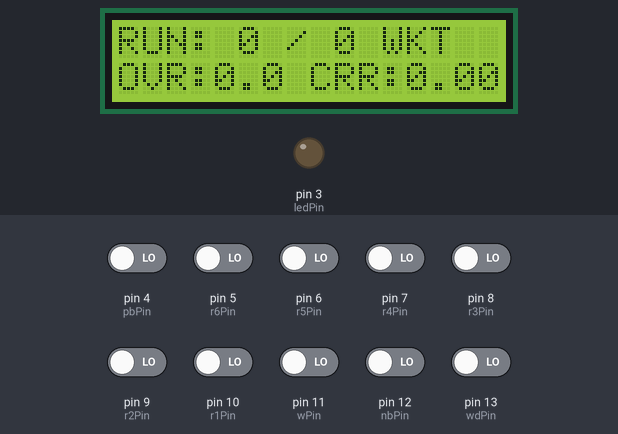
Bench run of a sketch on a simulated Arduino Uno, built with avr-gcc and run on an emulated ATmega328P. Parts: 16×2 character LCD, output pins drawn as LEDs (lit = HIGH). Inputs (shaded band) come from the test bench; at power-on: pin 4 (pbPin), pin 5 (r6Pin), pin 6 (r5Pin), pin 7 (r4Pin), pin 8 (r3Pin), pin 9 (r2Pin), pin 10 (r1Pin), pin 11 (wPin), pin 12 (nbPin), pin 13 (wdPin) LOW.

Above: at 3.8 s.
3.9 s: pin 4 (pbPin) driven HIGH
At 4.01 s:
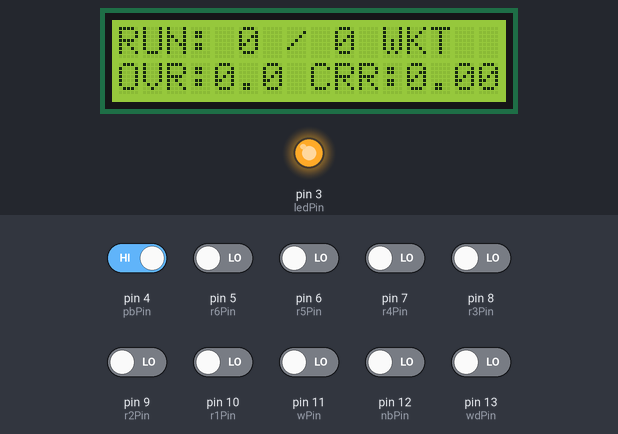
At 4.7 s:
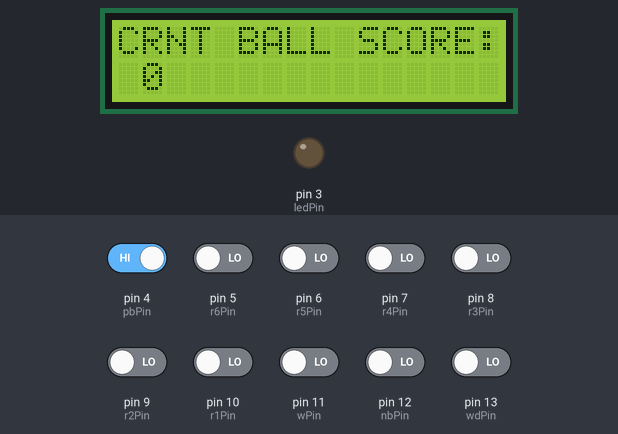
5.6 s: pin 11 (wPin) driven HIGH
At 8.6 s:
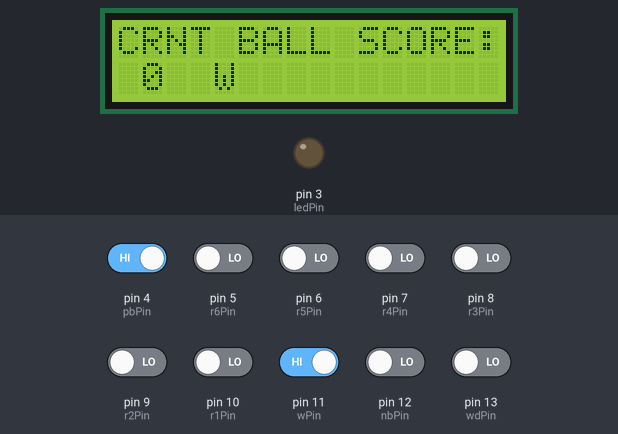
Timing chart, 0 to 13.5 s (numbered marks = the images above; inputs shaded):
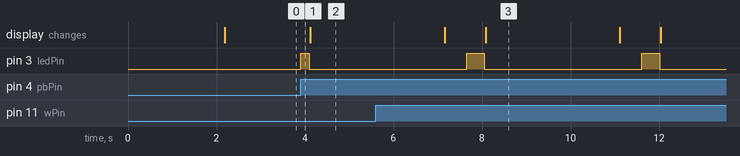

The sketch:

cricket_score_counter1.ino
```cpp
#include <Wire.h>
#include <LiquidCrystal_I2C.h>
LiquidCrystal_I2C lcd(32,16,2);

int wdPin=13, nbPin=12, wPin=11, r1Pin=10, r2Pin=9, r3Pin=8, r4Pin=7, r5Pin=6, r6Pin=5, pbPin=4, ledPin=3;

int tempRun=0, runValue=0, tempBall=1, tempWicket=0, nbExtra=0, wdExtra=0;
int finalScore=0, finalBall=0, finalWicket=0;
int over1=0;

String runString=" 0 ", nbString="", wdString="", wString="", comString="";

void setup()
{
pinMode(wdPin, INPUT);
pinMode(nbPin, INPUT);
pinMode(wPin, INPUT);
pinMode(r1Pin, INPUT);
pinMode(r2Pin, INPUT);
pinMode(r3Pin, INPUT);
pinMode(r4Pin, INPUT);
pinMode(r5Pin, INPUT);
pinMode(r6Pin, INPUT);
pinMode(pbPin, INPUT);
pinMode(ledPin, OUTPUT);

lcd.begin(16,2);
lcd.init();
lcd.backlight();

lcd.clear();
lcd.setCursor(0,0);
lcd.print("   Cricket");
lcd.setCursor(0,1);
lcd.print("Score Counter");
delay(2000);
printScore(0,0,0,0);
}

void loop()
{
int wdStatus=digitalRead(wdPin);
int nbStatus=digitalRead(nbPin);
int wStatus=digitalRead(wPin);
int r1Status=digitalRead(r1Pin);
int r2Status=digitalRead(r2Pin);
int r3Status=digitalRead(r3Pin);
int r4Status=digitalRead(r4Pin);
int r5Status=digitalRead(r5Pin);
int r6Status=digitalRead(r6Pin);
int pbStatus=digitalRead(pbPin);

if (r1Status==HIGH)
{
  runValue=1;
  runString=" 1 ";
  ledBlink();
}
if (r2Status==HIGH)
{
  runValue=2;
  runString=" 2 ";
  ledBlink();
}
if (r3Status==HIGH)
{
  runValue=3;
  runString=" 3 ";
  ledBlink();
}
if (r4Status==HIGH)
{
  runValue=4;
  runString=" 4 ";
  ledBlink();
}
if (r5Status==HIGH)
{
  runValue=5;
  runString=" 5 ";
  ledBlink();
}
if (r6Status==HIGH)
{
  runValue=6;
  runString=" 6 ";
  ledBlink();
}


if (nbStatus==HIGH)
{
nbExtra=1;
tempBall=0;
nbString=" nb1 ";
ledBlink();
}

if (wdStatus==HIGH)
{
wdExtra=1;
tempBall=0;
wdString=" wd1 ";
ledBlink();
}

if (wStatus==HIGH)
{
tempWicket=1;
wString=" W ";
ledBlink();
}

if (pbStatus==HIGH)
{
finalScore=finalScore+runValue+nbExtra+wdExtra;
finalBall=finalBall+tempBall;
finalWicket=finalWicket+tempWicket;

  over1=finalBall/6;
  double temp=finalBall%6;
  double over2=temp/10;
  double finalOver=over1+over2;

  double DBLfinalScore=finalScore, DBLfinalBall=finalBall;
  double crr=(DBLfinalScore/DBLfinalBall)*6;

  comString=runString+nbString+wdString+wString;
  ledBlink();
  lcd.clear();
  lcd.setCursor(0,0);
  lcd.print("CRNT BALL SCORE:");
  lcd.setCursor(0,1);
  lcd.print(comString);
  delay(3000);

printScore(finalScore,finalWicket,finalOver,crr);

tempBall=1;
tempRun=0;
tempWicket=0;
nbExtra=0;
wdExtra=0;
runValue=0;

runString=" 0 ";
nbString="";
wdString="";
wString="";
}
}

void printScore(int runs, int wicket, double over, double CRR)
{
lcd.clear();
lcd.setCursor(0,0);
lcd.print("RUN: ");
lcd.print(runs);
lcd.print(" / ");
lcd.print(wicket);
lcd.print(" WKT");
lcd.setCursor(0,1);
lcd.print("OVR:");
lcd.print(over,1);
lcd.print(" CRR:");
lcd.print(CRR);
delay(500);
}

void ledBlink()
{
  digitalWrite(ledPin, HIGH);
  delay(200);
  digitalWrite(ledPin, LOW);
}
```

Measured:
- after the input at 3.9 s, pin 3 (ledPin): LOW → HIGH at once, → LOW 0.20 s later
